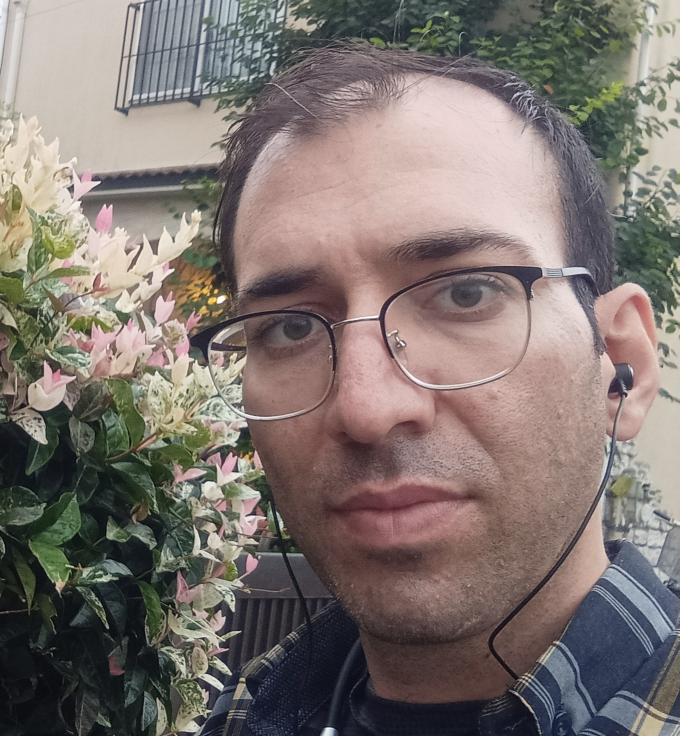
#> input picture cv2 library/pic.jpg, 1359 x 1472 px (shown at 1/2 size)
$ jupyter execute cv2.ipynb   (text cells are left out)
#> lines starting #> are read from the running program, lines starting #| are printed output that depends on the picture; after the words box and inside, x2 and y2 are one past the last pixel; in counts of white or black regions, pixels touching at a corner belong together
[cell 1]
import cv2 as cv

[cell 2]
face_classifier = cv.CascadeClassifier(cv.data.haarcascades + 'haarcascade_frontalface_default.xml')
#face_classifier = cv.CascadeClassifier('haarcascade_frontalface_default.xml')
eye_classifier = cv.CascadeClassifier(cv.data.haarcascades +'haarcascade_eye.xml')

[cell 3]
image= cv.imread('./pic.jpg')
#> image is the input picture: shape (1472, 1359, 3); mean B, G, R 111.8, 116.3, 126.3

[cell 4]
# اندازه تصویر اصلی
original_height, original_width = image.shape[:2]
#> original_height = 1472; original_width = 1359

# تعیین اندازه جدید (فقط یکی از ابعاد را تعیین کنید، مثلاً عرض)
new_width = 480  # عرض جدید

# محاسبه ارتفاع جدید براساس نسبت تصویر
aspect_ratio = original_height / original_width
#> aspect_ratio = 1.08
new_height = int(new_width * aspect_ratio)
#> new_height = 519

# تغییر سایز تصویر به ابعاد جدید
resized_image = cv.resize(image, (new_width, new_height))
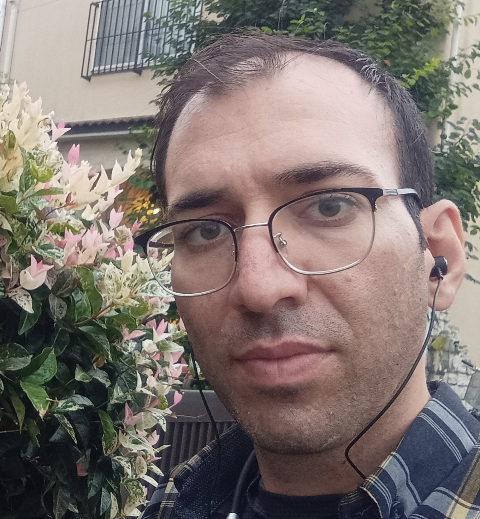
#> resized_image: shape (519, 480, 3); mean B, G, R 111.6, 116.2, 126.2

[cell 5]
image_gray=cv.cvtColor(resized_image,cv.COLOR_BGR2GRAY)
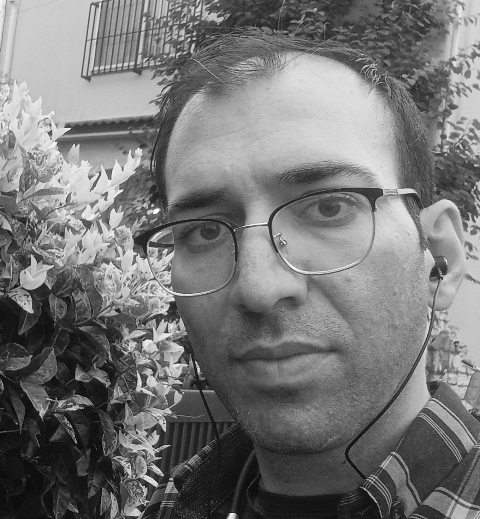
#> image_gray: shape (519, 480); min 4, max 254, mean 118.6

[cell 6]
face=face_classifier.detectMultiScale(image_gray,1.1,4)
#> face = [[73, 68, 375, 375]]

[cell 7]
for (x,y,w,h) in face :
    cv.rectangle(resized_image,(x,y),(x+w,y+h),(255,255,0),2)
    roi_gray = image_gray[y:y+h,x:x+h]
    roi_color = resized_image[y:y+h,x:x+h]
    eyes =eye_classifier.detectMultiScale(roi_gray)
    for (ex,ey,ew,eh) in eyes:
        cv.rectangle(roi_color,(ex,ey),(ex+ew,ey+eh),(0,255,255),2)
#> this loop made 1 pass
#> (x, y, w, h, eyes) on pass 1: (73, 68, 375, 375, [[103, 134, 62, 62], [218, 106, 64, 64]])
#> pass 1, `roi_gray = image_gray[y:y+h,x:x+h]`:
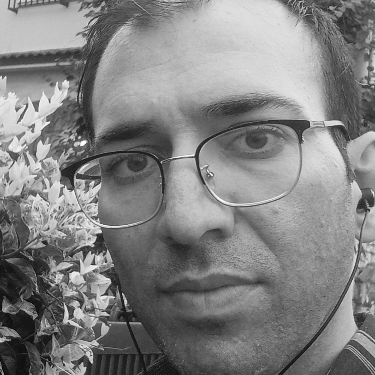
#> roi_gray: shape (375, 375); min 4, max 254, mean 130
#> pass 1, `roi_color = resized_image[y:y+h,x:x+h]`:
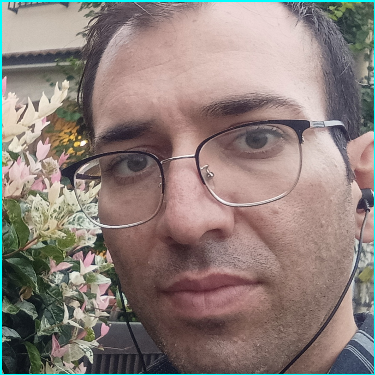
#> roi_color: shape (375, 375, 3); mean B, G, R 122.4, 127.3, 141
#> after the loop:
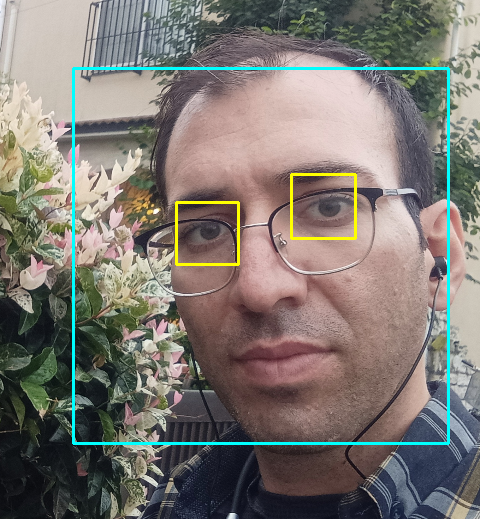
#> resized_image: shape (519, 480, 3); 2.41% of pixels changed, all inside (x1, y1, x2, y2) = (72, 67, 450, 445)
#> after the loop:
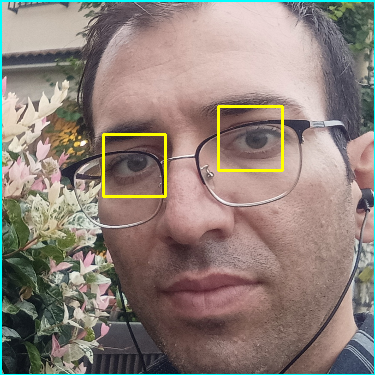
#> roi_color: shape (375, 375, 3); 1.07% of pixels changed, all inside (x1, y1, x2, y2) = (102, 105, 284, 198)

[cell 8]
cv.imshow("img",resized_image)
cv.waitKey()
#> Out = 113

[cell 9]
cap = cv.VideoCapture(0)

[cell 10]
while True:
    # خواندن یک فریم از دوربین
    ret, frame = cap.read()
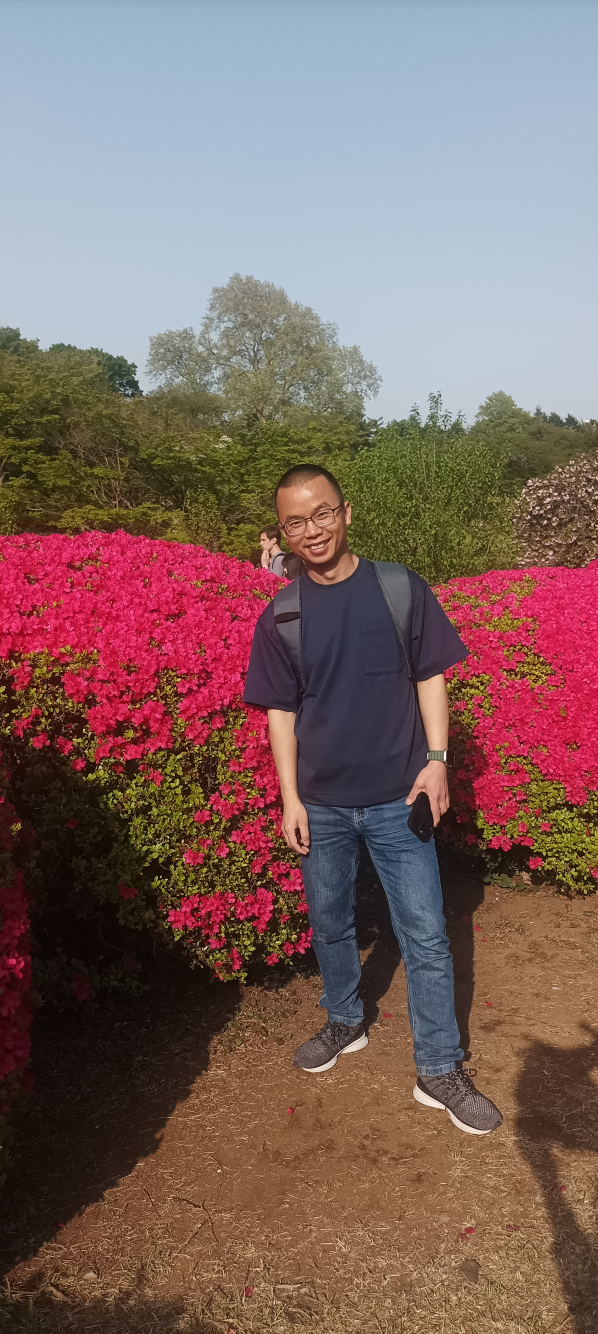
#> input picture cv2 library/aa.jpg, 1792 x 4000 px, given in place of the camera (shown at 1/3 size)
#> frame is the input picture: shape (4000, 1792, 3); mean B, G, R 98.9, 103.1, 126.8

    # تشخیص چهره‌ها با استفاده از کلاس CascadeClassifier
    face_cascade = cv.CascadeClassifier(cv.data.haarcascades + 'haarcascade_frontalface_default.xml')
    # تغییر رنگ به سیاه و سفید
    gray = cv.cvtColor(frame, cv.COLOR_BGR2GRAY)
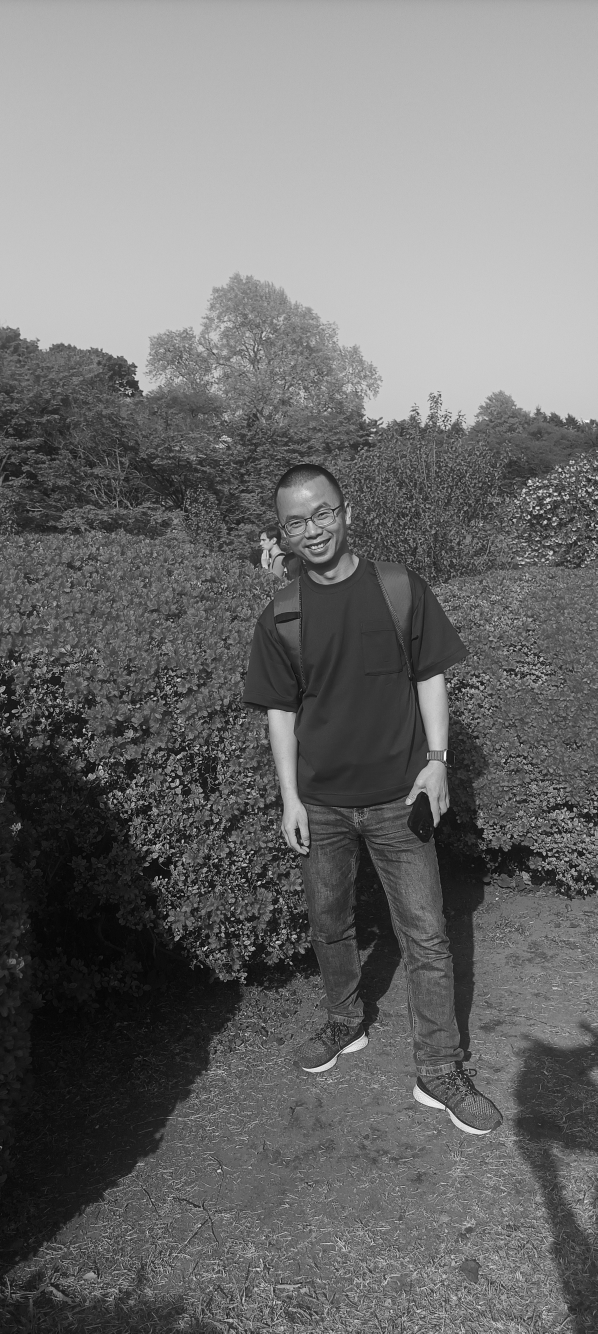
#> gray: shape (4000, 1792) (shown at 1/3 size); min 1, max 254, mean 109.7

    faces = face_cascade.detectMultiScale(gray, scaleFactor=1.1, minNeighbors=5, minSize=(30, 30))
#> faces = [[750, 1598, 64, 64], [810, 1456, 244, 244], [1138, 2651, 221, 221]]

    # نمایش مربع‌هایی دور چهره‌ها
    for (x, y, w, h) in faces:
        cv.rectangle(frame, (x, y),(x + w, y + h), (0, 255, 0),2)
#> this loop made 3 passes

    # نمایش تصویر
    cv.imshow('Face Detection', frame)

    # خروج از حلقه با فشردن کلید q
    if cv.waitKey(1) & 0xFF == ord("q"):
#> (key q is pressed here)
        break
# آزاد کردن منابع
cap.release()
cv.destroyAllWindows()
